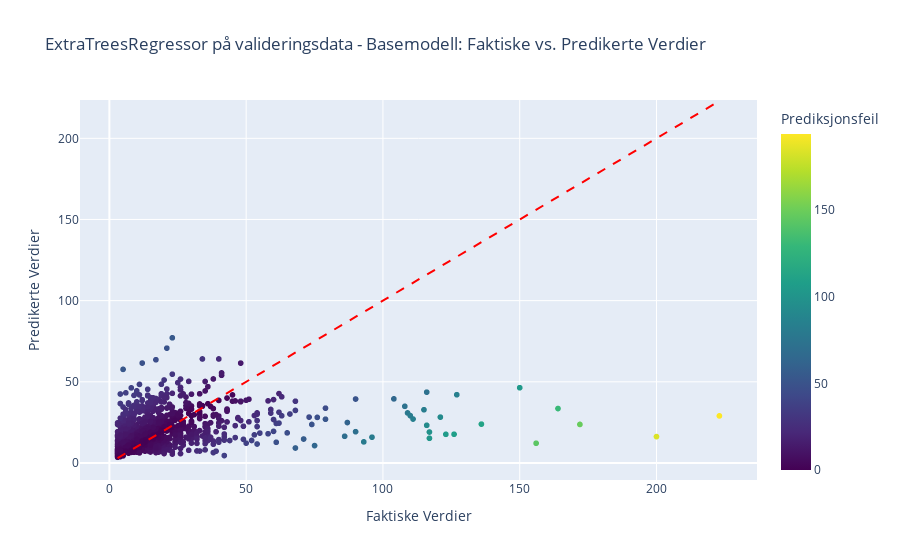

Write notebook code for a chart like this one.
### Markdown cell above
## ExtraTreesRegressor

### Code cell
# Definer og tren en ExtraTrees-regresjonsmodell
model_et = ExtraTreesRegressor(random_state=42)

# Tren modellen på treningsdata
model_et.fit(X_train_imputed, y_train)

# Evaluer modellen på valideringsdata
y_val_pred_et = model_et.predict(X_val_imputed)
rmse_val_et = root_mean_squared_error(y_val, y_val_pred_et)
print(f"RMSE på Valideringssett (ExtraTrees): {rmse_val_et:.3f}")

# Plot faktiske verdier mot predikerte verdier for valideringsdata
plot_actual_vs_pred(y_val, y_val_pred_et, "ExtraTreesRegressor på valideringsdata - Basemodell")

### Figure 1 — Plotly figure (JSON) as saved in the notebook; plotly's stock layout.template omitted (floating-point values rounded to 4 significant figures; data arrays with more than 128 entries replaced by an {"elided": "..."} marker saying what was removed)
{"data": [{"hovertemplate": "Actual=%{x}<br>Predicted=%{y}<br>Prediksjonsfeil=%{marker.color}<extra></extra>", "legendgroup": "", "marker": {"color": {"elided": "1160 float values"}, "coloraxis": "coloraxis", "symbol": "circle"}, "mode": "markers", "name": "", "showlegend": false, "type": "scattergl", "x": {"elided": "1160 int values"}, "xaxis": "x", "y": {"elided": "1160 float values"}, "yaxis": "y"}], "layout": {"coloraxis": {"colorbar": {"title": {"text": "Prediksjonsfeil"}}, "colorscale": [[0, "#440154"], [0.1111, "#482878"], [0.2222, "#3e4989"], [0.3333, "#31688e"], [0.4444, "#26828e"], [0.5556, "#1f9e89"], [0.6667, "#35b779"], [0.7778, "#6ece58"], [0.8889, "#b5de2b"], [1, "#fde725"]]}, "legend": {"tracegroupgap": 0}, "shapes": [{"line": {"color": "Red", "dash": "dash"}, "name": "Perfekt Prediksjonslinje", "type": "line", "x0": 3, "x1": 223, "y0": 3, "y1": 223}], "title": {"text": "ExtraTreesRegressor på valideringsdata - Basemodell: Faktiske vs. Predikerte Verdier"}, "xaxis": {"anchor": "y", "domain": [0, 1], "title": {"text": "Faktiske Verdier"}}, "yaxis": {"anchor": "x", "domain": [0, 1], "title": {"text": "Predikerte Verdier"}}}}
